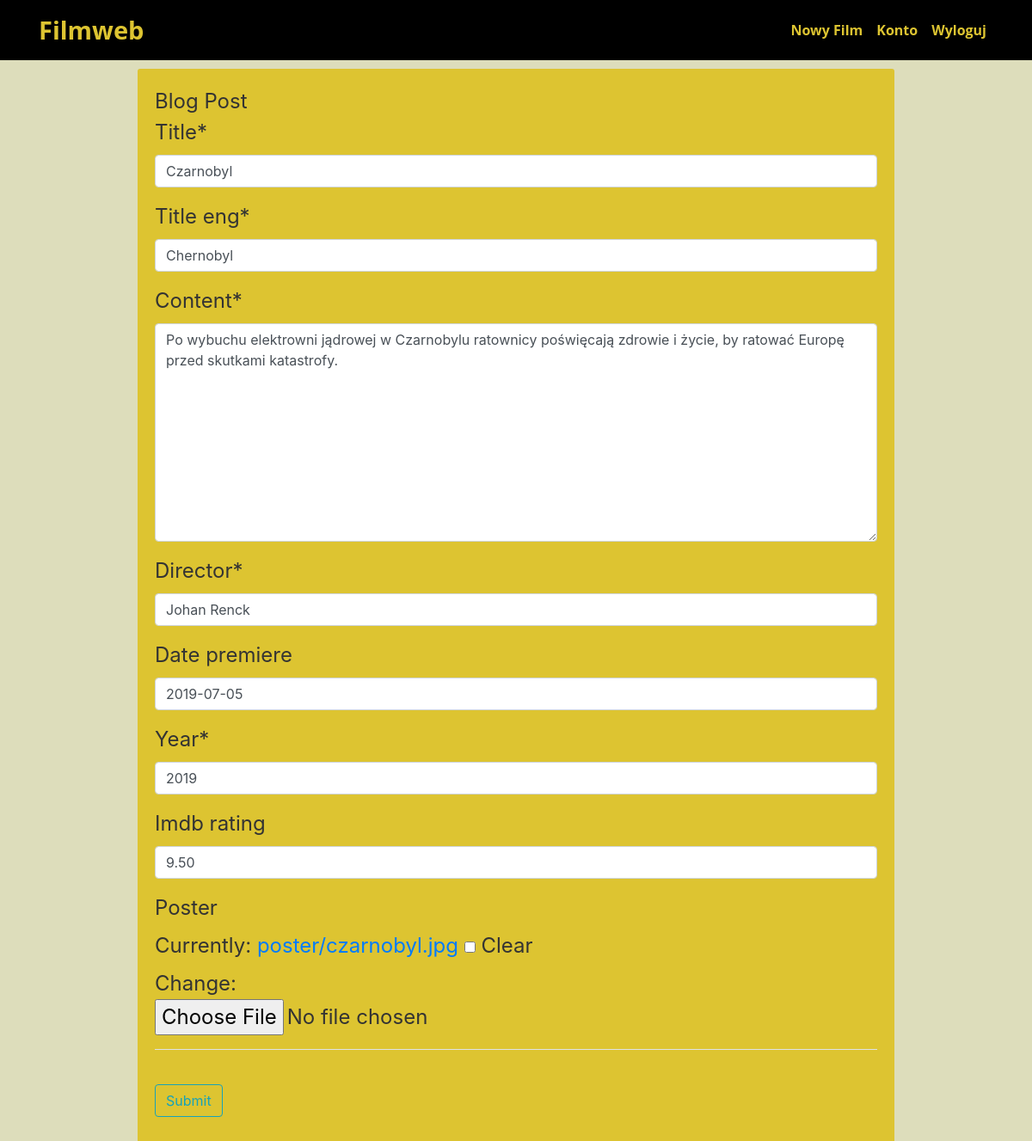
Page /movie/9/update/ (signed in) on the earlier database version.
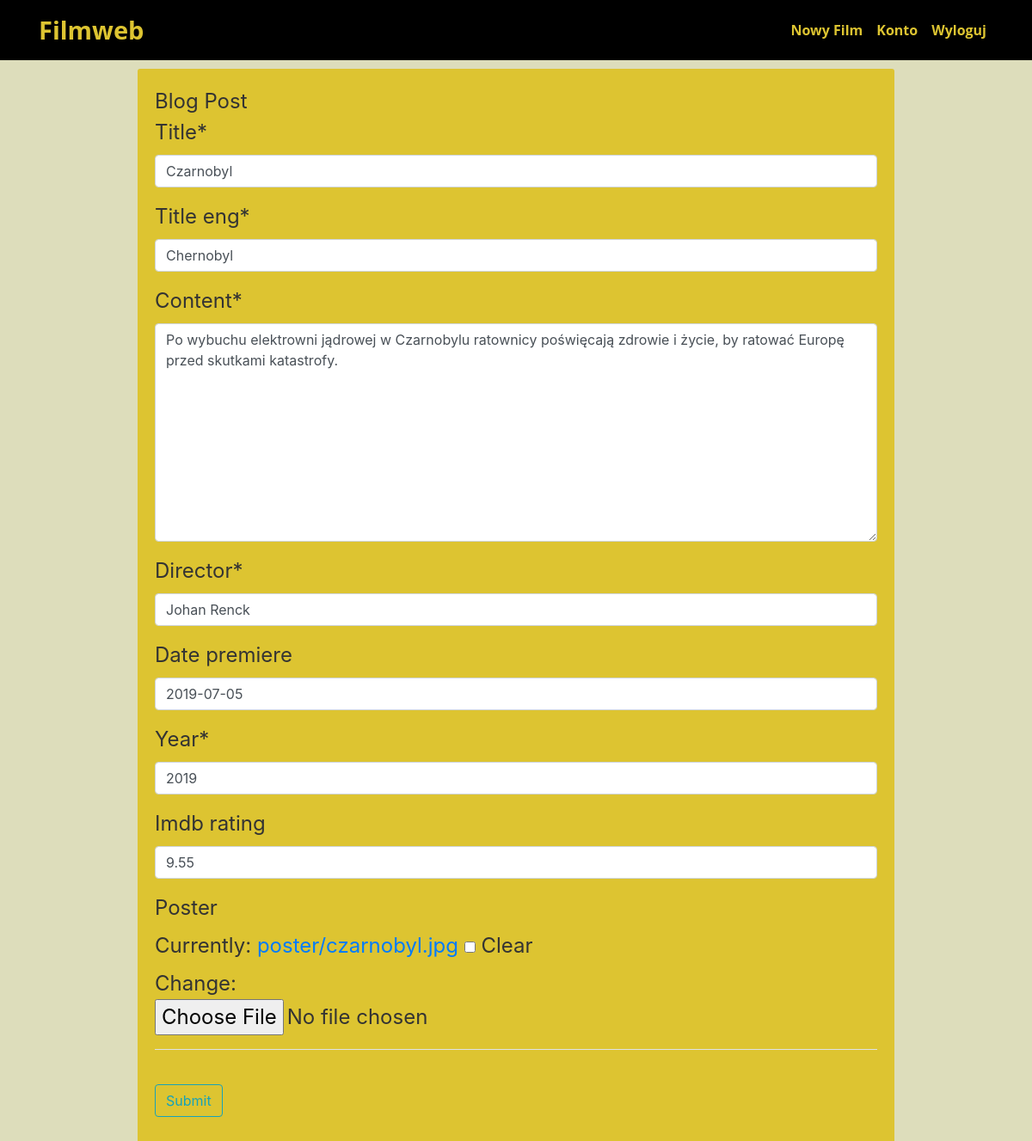
Same page on the later database version.
### movie/models.py (models this page shows, shortened)
class Movie (models.Model):
	title = models.CharField(max_length=100)
	title_eng = models.CharField(max_length=100, default='default')
	content = models.TextField()
	director = models.CharField(max_length=100, default='default')
	date_premiere = models.DateField(null=True, blank=True)
	author = models.ForeignKey(User, on_delete=models.CASCADE)
	year = models.PositiveSmallIntegerField(default=2000)
	imdb_rating = models.DecimalField(max_digits=4, decimal_places=2, null=True, blank=True)
	poster = models.ImageField(upload_to="poster", null=True, blank=True)

### movie/views.py (the view, shortened to what this page needs)
# urls.py: path('movie/<int:pk>/update/', MovieUpdateView.as_view(), name='movie-update'),
class MovieUpdateView(LoginRequiredMixin, UserPassesTestMixin, UpdateView):
    model = Movie
    fields = ['title','title_eng' , 'content', 'director', 'date_premiere', 'year', 'imdb_rating', 'poster' ]
    def test_func(self):
        movie = self.get_object()
        if self.request.user == movie.author:
            return True
        return False

### movie/templates/movie/movie_form.html (shortened to what this page needs)
{% extends 'movie/base.html' %}
{% load crispy_forms_tags %}
{% block content %}
	<div class="content-section">
		<form method="POST" enctype="multipart/form-data">
			<fieldset class="form-group">
				<legend class="border-bottom mb-4"> Blog Post<legend>
				{{ form|crispy }}
			</fieldset>
			<div class="form-group">
				<button class="btn btn-outline-info" type="submit">Submit </button>
			</div>
		</form>
	</div>
{% endblock %}

Differences in the rows shown:
changed Movie "Czarnobyl": imdb_rating "9.50" → "9.55"
